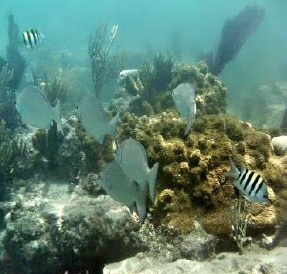
#> input picture testcase/images6.jpg, 287 x 274 px
$ python LACE.py
#> lines starting #> are read from the running program, lines starting #| are printed output that depends on the picture
import numpy as np
import time
import cv2
import sys

def ComputeWindowVarianceAndMean(image, window_size = 25, flags = [True, True, True]):
	L_w = np.zeros((np.shape(image)[0], np.shape(image)[1], window_size**2), dtype = 'float32');
	half_window = int(window_size/2);
	image_pad = np.pad(image, half_window, 'edge');

	for i in range(len(image_pad) - 2 * half_window):
		for j in range(len(image_pad[i]) - 2 * half_window):
			L_w[i, j] = image_pad[i:i+window_size, j:j+window_size].flatten();

	'''
	weight = 1 / (window_size**2);
	summed_area_table = np.pad(image_pad.cumsum(axis=0).cumsum(axis=1), ((1, 0), (1, 0)), 'constant', constant_values=0);
	for row_index in range(np.shape(u_b)[0]):
		for col_index in range(np.shape(u_b)[1]):
			u_b[row_index, col_index] = weight * (summed_area_table[row_index, col_index] + summed_area_table[row_index+window_size, col_index+window_size] - summed_area_table[row_index, col_index+window_size] - summed_area_table[row_index+window_size, col_index]);
	'''
	u_b = np.mean(L_w, axis=-1);
	var_b = np.var(L_w, axis=-1) if flags[0] else None;
	L_max = np.max(L_w, axis=-1) if flags[1] else None;
	L_min = np.min(L_w, axis=-1) if flags[2] else None;

	return L_w, u_b, var_b, L_max, L_min;


def LCE(l_channel, window_size = 25, beta = 2):
	"""
	local color enhancement of L channel
	return the enhanced L channel
	"""
	eps = np.finfo('float').eps;
	var_g = np.var(l_channel);
	L_w, u_b, var_b, L_max, L_min = ComputeWindowVarianceAndMean(l_channel, window_size, [True, True, True]);

	ratio = (np.ones(np.shape(var_b)) * var_g) / (var_b + eps);
	ratio[ratio > beta] = beta;

	L_EB = u_b + ratio * (l_channel.astype('float') - u_b);
	Lnorm_EB = (L_EB - L_min) / (L_max - L_min + eps);

	L_EB_w, L_EB_u_b, _, _, _ = ComputeWindowVarianceAndMean(Lnorm_EB, window_size, [False, False, False]);
	Lnorm_w, Lnorm_u_b, Lnorm_var_b, _, _ = ComputeWindowVarianceAndMean(Lnorm_EB, window_size, [True, False, False]);

	k = np.mean((Lnorm_w * L_EB_w) - np.expand_dims(Lnorm_u_b * L_EB_u_b, axis=-1), axis=-1) / (Lnorm_var_b + eps);
	v = L_EB_u_b - k * Lnorm_u_b;

	Lgf_EB = k * L_EB + v;
	Lgf_EB[Lgf_EB < 0] = 0;
	Lgf_EB[Lgf_EB > 255] = 255;

	return Lgf_EB;

def CB(a_channel, b_channel, window_size = 25):
	"""
	color balance of a, b channel
	return the enhanced a, b channel
	like: return a_enhance, b_enhance
	"""
	eps = np.finfo('float').eps;
	means = [np.mean(a_channel), np.mean(b_channel)];
	ratio_a = (means[1] - means[0]) / (means[0] + means[1] + eps);
	ratio_b = -ratio_a;

	if ratio_a > 0:
		a_channel = (1 + ratio_a) * a_channel;
	elif ratio_b > 0:
		b_channel = (1 + ratio_b) * b_channel;

	return a_channel, b_channel;


if __name__ == "__main__":
	import cv2

	sample = cv2.imread('testcase/images6.jpg')
#> sample is the input picture: shape (274, 287, 3); mean B, G, R 112, 128.9, 94.5

	img_lab = cv2.cvtColor(sample, cv2.COLOR_BGR2LAB)
#> img_lab: shape (274, 287, 3); mean of channels 0, 1, 2 128.8, 113.6, 133.8

	a_enhance, b_enhance = CB(img_lab[:,:,1], img_lab[:,:,2], window_size = 25)
#> in CB, `means = [np.mean(a_channel), np.mean(b_channel)];`: means = [113.6, 133.8]
#> in CB, `means = [np.mean(a_channel), np.mean(b_channel)];`:
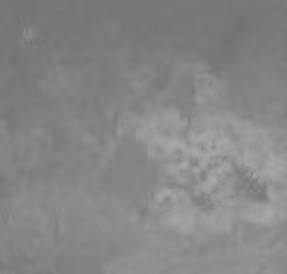
#> b_channel: shape (274, 287); min 112, max 169, mean 133.8
#> in CB, `ratio_a = (means[1] - means[0]) / (means[0] + means[1] + eps);`: ratio_a = 0.0816
#> in CB, `ratio_b = -ratio_a;`: ratio_b = -0.0816
	t = time.time()
	img_lab[:,:,0] = LCE(img_lab[:,:,0], window_size = 25, beta = 2);
#> in LCE, `var_g = np.var(l_channel);`: var_g = 2620.8
#> in LCE, `Lnorm_EB = (L_EB - L_min) / (L_max - L_min + eps);`:
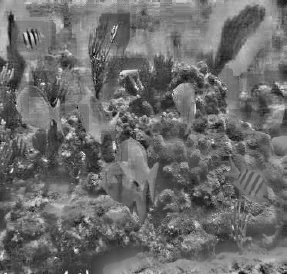
#> Lnorm_EB: shape (274, 287) float64; min -0.578, max 1.84, mean 0.458; drawn with min black and max white
#> call 2 of ComputeWindowVarianceAndMean, with window_size = 25
#> in ComputeWindowVarianceAndMean (call 2), `image_pad = np.pad(image, half_window, 'edge');`:
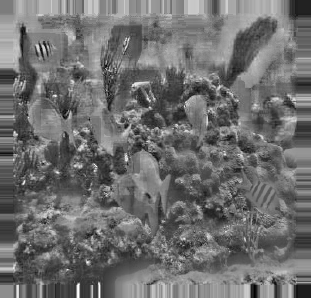
#> image_pad: shape (298, 311) float64; min -0.578, max 1.84, mean 0.476; drawn with min black and max white
#> in ComputeWindowVarianceAndMean (call 2), `u_b = np.mean(L_w, axis=-1);`:
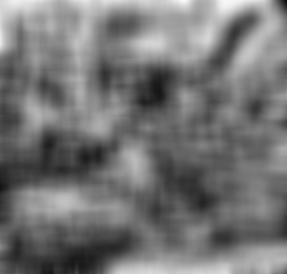
#> u_b: shape (274, 287) float32; min 0.0362, max 0.984, mean 0.459
#> call 3 of ComputeWindowVarianceAndMean, with window_size = 25
#> in ComputeWindowVarianceAndMean (call 3), `var_b = np.var(L_w, axis=-1) if flags[0] else None;`:
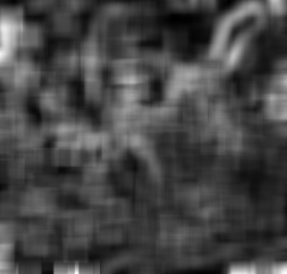
#> var_b: shape (274, 287) float32; min 0.00764, max 0.277, mean 0.0814; drawn with min black and max white
#> in LCE, `Lgf_EB[Lgf_EB < 0] = 0;`: Lgf_EB: shape (274, 287) float64; min 0, max 394.7, mean 128.9
#> in LCE, `Lgf_EB[Lgf_EB > 255] = 255;`:
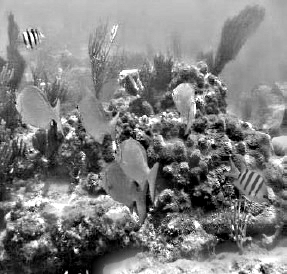
#> Lgf_EB: shape (274, 287) float64; min 0, max 255, mean 128.6
#> img_lab: shape (274, 287, 3); mean of channels 0, 1, 2 128.1, 113.6, 133.8
	print(time.time()-t)
	img_lab[:,:,1] = a_enhance;
#> img_lab: shape (274, 287, 3); mean of channels 0, 1, 2 128.1, 122.3, 133.8
	img_lab[:,:,2] = b_enhance;

	result = cv2.cvtColor(img_lab, cv2.COLOR_LAB2BGR)
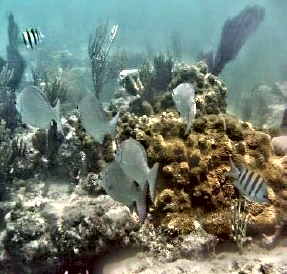
#> result: shape (274, 287, 3); mean B, G, R 112.6, 124.7, 112.4

	cv2.imshow("result", result)
	cv2.imwrite("result.png", result)
	if(cv2.waitKey(0)==27):
#> (key Esc is pressed here)
		cv2.destroyAllWindows()

$ run again, with testcase/images1.jpg copied over testcase/images6.jpg
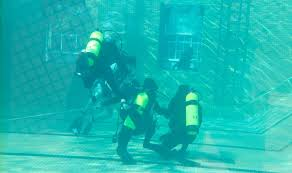
#> input picture testcase/images1.jpg, 292 x 173 px
#> sample is the input picture: shape (173, 292, 3); mean B, G, R 178.5, 184.2, 27.5
#> means = [90.9, 120.3]
#> in CB, `means = [np.mean(a_channel), np.mean(b_channel)];`:
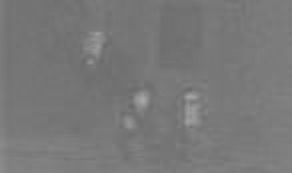
#> b_channel: shape (173, 292); min 106, max 167, mean 120.3
#> ratio_a = 0.139
#> ratio_b = -0.139
#> var_g = 510.7
#> `result = cv2.cvtColor(img_lab, cv2.COLOR_LAB2BGR)`:
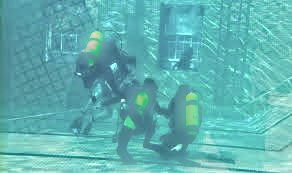
#> result: shape (173, 292, 3); mean B, G, R 178.4, 178.7, 95.6
